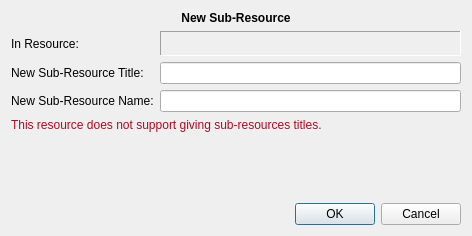
<?xml version="1.0" encoding="UTF-8"?>
<ui version="4.0">
 <class>KLFLibNewSubResDlg</class>
 <widget class="QDialog" name="KLFLibNewSubResDlg">
  <property name="geometry">
   <rect>
    <x>0</x>
    <y>0</y>
    <width>472</width>
    <height>236</height>
   </rect>
  </property>
  <property name="windowTitle">
   <string>New Sub-Resource</string>
  </property>
  <property name="windowIcon">
   <iconset resource="klfres.qrc">
    <normaloff>:/pics/klatexformula-64.png</normaloff>:/pics/klatexformula-64.png</iconset>
  </property>
  <property name="modal">
   <bool>true</bool>
  </property>
  <layout class="QGridLayout" name="gridLayout">
   <item row="0" column="0" colspan="2">
    <widget class="QLabel" name="lblMain">
     <property name="sizePolicy">
      <sizepolicy hsizetype="Preferred" vsizetype="Fixed">
       <horstretch>0</horstretch>
       <verstretch>0</verstretch>
      </sizepolicy>
     </property>
     <property name="font">
      <font>
       <weight>75</weight>
       <bold>true</bold>
      </font>
     </property>
     <property name="text">
      <string>New Sub-Resource</string>
     </property>
     <property name="alignment">
      <set>Qt::AlignCenter</set>
     </property>
    </widget>
   </item>
   <item row="1" column="0">
    <widget class="QLabel" name="lblResCaption">
     <property name="text">
      <string>In Resource:</string>
     </property>
    </widget>
   </item>
   <item row="1" column="1">
    <widget class="QLabel" name="lblResource">
     <property name="sizePolicy">
      <sizepolicy hsizetype="Preferred" vsizetype="Fixed">
       <horstretch>0</horstretch>
       <verstretch>0</verstretch>
      </sizepolicy>
     </property>
     <property name="minimumSize">
      <size>
       <width>0</width>
       <height>25</height>
      </size>
     </property>
     <property name="frameShape">
      <enum>QFrame::Panel</enum>
     </property>
     <property name="frameShadow">
      <enum>QFrame::Sunken</enum>
     </property>
     <property name="text">
      <string notr="true" extracomment="not visible, placeholder">&lt;resource name/title&gt;</string>
     </property>
     <property name="textInteractionFlags">
      <set>Qt::TextBrowserInteraction</set>
     </property>
    </widget>
   </item>
   <item row="2" column="0">
    <widget class="QLabel" name="lblTitle">
     <property name="text">
      <string>New Sub-Resource Title:</string>
     </property>
    </widget>
   </item>
   <item row="2" column="1">
    <widget class="QLineEdit" name="txtTitle"/>
   </item>
   <item row="3" column="0">
    <widget class="QLabel" name="lblName">
     <property name="text">
      <string>New Sub-Resource Name:</string>
     </property>
    </widget>
   </item>
   <item row="3" column="1">
    <widget class="QLineEdit" name="txtName"/>
   </item>
   <item row="4" column="0" colspan="2">
    <widget class="QLabel" name="lblNoTitle">
     <property name="palette">
      <palette>
       <active>
        <colorrole role="WindowText">
         <brush brushstyle="SolidPattern">
          <color alpha="255">
           <red>174</red>
           <green>10</green>
           <blue>34</blue>
          </color>
         </brush>
        </colorrole>
       </active>
       <inactive>
        <colorrole role="WindowText">
         <brush brushstyle="SolidPattern">
          <color alpha="255">
           <red>174</red>
           <green>10</green>
           <blue>34</blue>
          </color>
         </brush>
        </colorrole>
       </inactive>
       <disabled>
        <colorrole role="WindowText">
         <brush brushstyle="SolidPattern">
          <color alpha="255">
           <red>118</red>
           <green>117</green>
           <blue>114</blue>
          </color>
         </brush>
        </colorrole>
       </disabled>
      </palette>
     </property>
     <property name="text">
      <string>This resource does not support giving sub-resources titles.</string>
     </property>
    </widget>
   </item>
   <item row="6" column="0" colspan="2">
    <widget class="QDialogButtonBox" name="btns">
     <property name="orientation">
      <enum>Qt::Horizontal</enum>
     </property>
     <property name="standardButtons">
      <set>QDialogButtonBox::Cancel|QDialogButtonBox::Ok</set>
     </property>
    </widget>
   </item>
   <item row="5" column="0">
    <spacer name="verticalSpacer">
     <property name="orientation">
      <enum>Qt::Vertical</enum>
     </property>
     <property name="sizeHint" stdset="0">
      <size>
       <width>20</width>
       <height>40</height>
      </size>
     </property>
    </spacer>
   </item>
  </layout>
 </widget>
 <tabstops>
  <tabstop>txtTitle</tabstop>
  <tabstop>txtName</tabstop>
  <tabstop>btns</tabstop>
 </tabstops>
 <resources>
  <include location="klfres.qrc"/>
 </resources>
 <connections>
  <connection>
   <sender>btns</sender>
   <signal>accepted()</signal>
   <receiver>KLFLibNewSubResDlg</receiver>
   <slot>accept()</slot>
   <hints>
    <hint type="sourcelabel">
     <x>248</x>
     <y>254</y>
    </hint>
    <hint type="destinationlabel">
     <x>157</x>
     <y>274</y>
    </hint>
   </hints>
  </connection>
  <connection>
   <sender>btns</sender>
   <signal>rejected()</signal>
   <receiver>KLFLibNewSubResDlg</receiver>
   <slot>reject()</slot>
   <hints>
    <hint type="sourcelabel">
     <x>316</x>
     <y>260</y>
    </hint>
    <hint type="destinationlabel">
     <x>286</x>
     <y>274</y>
    </hint>
   </hints>
  </connection>
 </connections>
</ui>
